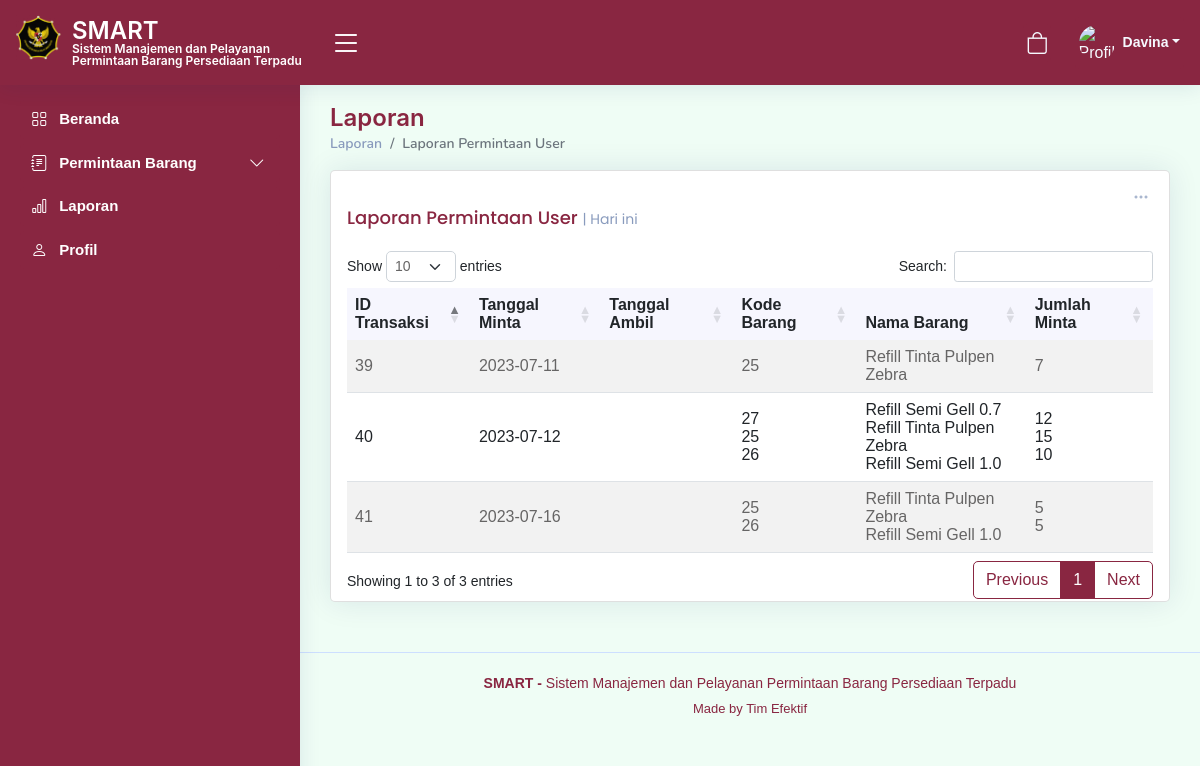
Screenshot of /laporan.php (signed in) with the database file from the repository.
### tables this page shows
CREATE TABLE `tb_order` (
  `id_transaksi` int(11) NOT NULL,
  `id_user` int(11) NOT NULL,
  `tgl_minta` date NOT NULL,
  `tgl_siap` date DEFAULT NULL,
  `status` varchar(50) NOT NULL DEFAULT 'Menunggu',
  `tgl_ambil` date DEFAULT NULL
);

### laporan.php (the view, shortened to what this page needs)
<?php
$nama_lengkap = $_SESSION['nama_lengkap'];
?>
<!DOCTYPE html>
<html lang="en">
<head>
  <link href="assets/vendor/bootstrap/css/bootstrap.min.css" rel="stylesheet">
  <link href="assets/vendor/bootstrap-icons/bootstrap-icons.css" rel="stylesheet">
  <link href="assets/vendor/boxicons/css/boxicons.min.css" rel="stylesheet">
  <link href="assets/vendor/quill/quill.snow.css" rel="stylesheet">
  <link href="assets/vendor/quill/quill.bubble.css" rel="stylesheet">
  <link href="assets/vendor/remixicon/remixicon.css" rel="stylesheet">
  <link href="assets/vendor/simple-datatables/style.css" rel="stylesheet">
  <link rel="stylesheet" href="https://cdnjs.cloudflare.com/ajax/libs/twitter-bootstrap/5.2.0/css/bootstrap.min.css">
  <link rel="stylesheet" href="https://cdn.datatables.net/1.13.4/css/dataTables.bootstrap5.min.css">
  <link href="https://cdnjs.cloudflare.com/ajax/libs/font-awesome/5.10.0/css/all.min.css" rel="stylesheet">
  <link href="https://cdn.jsdelivr.net/npm/bootstrap-icons@1.4.1/font/bootstrap-icons.css" rel="stylesheet">
  <link href="assets/css/style.css" rel="stylesheet">
  <link href="assets/css/bootstrap.min.css" rel="stylesheet">
</head>
<body>
  <header id="header" class="header fixed-top d-flex align-items-center">
    <div class="d-flex align-items-center justify-content-between">
      <a href="index.html" class="logo d-flex align-items-center">
        <img src="assets/img/logo2.png" alt="">
        <span class="htsimpan">SMART<br>
          <tb class="tbsmart">Sistem Manajemen dan Pelayanan Permintaan Barang Persediaan Terpadu</tb>
        </span>
      </a>
      <i class="bi bi-list toggle-sidebar-btn"></i>
    </div>
    <nav class="header-nav ms-auto">
      <ul class="d-flex align-items-center">
        <li class="nav-item dropdown">
          <a class="nav-link nav-icon" href="permintaanBarang.php">
            <i class="bi bi-bag"></i>
          </a>
        </li>
        <li class="nav-item dropdown pe-3">
          <a class="nav-link nav-profile d-flex align-items-center pe-0" href="#" data-bs-toggle="dropdown">
            <img src="assets/img/profile-img.jpg" alt="Profile" class="rounded-circle">
            <span class="d-none d-md-block dropdown-toggle ps-2"><?php echo $nama_lengkap; ?></span> </a>
        </li>
      </ul>
    </nav>
  </header>
  <aside id="sidebar" class="sidebar">
    <ul class="sidebar-nav" id="sidebar-nav">
      <li class="nav-item">
        <a class="nav-link " href="indexUser.php">
          <i class="bi bi-grid"></i>
          <span>Beranda</span>
        </a>
      </li>
      <li class="nav-item">
        <a class="nav-link collapsed" data-bs-target="#tables-nav" data-bs-toggle="collapse" href="#">
          <i class="bi bi-journal-text"></i><span></span>Permintaan Barang</span><i class="bi bi-chevron-down ms-auto"></i>
        </a>
      </li>
      <li class="nav-item">
        <a class="nav-link collapsed" href="laporan.php">
          <i class="bi bi-bar-chart"></i>
          <span>Laporan</span>
        </a>
      </li>
      <li class="nav-item">
        <a class="nav-link collapsed" href="profilUser.php">
          <i class="bi bi-person"></i>
          <span>Profil</span>
        </a>
      </li>
    </ul>
  </aside>
  <main id="main" class="main">
    <div class="pagetitle">
      <h1>Laporan</h1>
      <nav>
        <ol class="breadcrumb">
          <li class="breadcrumb-item"><a href="index.html">Laporan</a></li>
          <li class="breadcrumb-item active">Laporan Permintaan User</li>
        </ol>
      </nav>
    </div>
    <section class="section dashboard">
      <div class="row">
        <class="col-lg-8">
          <div class="row">
            <div class="col-12">
              <div class="card top-selling overflow-auto">
                <div class="filter">
                  <a class="icon" href="#" data-bs-toggle="dropdown"><i class="bi bi-three-dots"></i></a>
                </div>
                <div class="card-body pb-0">
                  <h5 class="card-title">Laporan Permintaan User <span>| Hari ini</span></h5>
                  <?php
                  $con = db_connect();
                  ?>
                  <table id="example" class="table table-striped" style="width:100%">
                    <thead>
                      <tr>
                        <th>ID Transaksi</th>
                        <th>Tanggal Minta</th>
                        <th>Tanggal Ambil</th>
                        <th>Kode Barang</th>
                        <th>Nama Barang</th>
                        <th>Jumlah Minta</th>
                      </tr>
                    </thead>
                    <tbody>
                      <?php
                      $query = "SELECT tb_order.id_transaksi, tb_order.tgl_minta, tb_order.tgl_ambil, tb_user.nama_lengkap,
                              GROUP_CONCAT(tb_barang.kode_barang SEPARATOR '<br>') AS kode_barang,
                              GROUP_CONCAT(tb_barang.nama SEPARATOR '<br>') AS nama_barang,
                              GROUP_CONCAT(tb_order_detail.jumlah_minta SEPARATOR '<br>') AS jumlah_minta
                              FROM tb_order
                              JOIN tb_order_detail ON tb_order.id_transaksi = tb_order_detail.id_transaksi
                              JOIN tb_barang ON tb_order_detail.id_barang = tb_barang.id_barang
                              JOIN tb_user ON tb_order.id_user = tb_user.id_user
                              GROUP BY tb_order.id_transaksi, tb_user.nama_lengkap";
                      $result = mysqli_query($con, $query);
                      while ($row = mysqli_fetch_assoc($result)) {
                        echo "<tr>";
                        echo "<td>" . $row['id_transaksi'] . "</td>";
                        echo "<td>" . $row['tgl_minta'] . "</td>";
                        echo "<td>" . $row['tgl_ambil'] . "</td>";
                        echo "<td>" . $row['kode_barang'] . "</td>";
                        echo "<td>" . $row['nama_barang'] . "</td>";
                        echo "<td>" . $row['jumlah_minta'] . "</td>";
                        echo "</tr>";
                      }
                      ?>
                    </tbody>
                  </table>
                </div>
              </div>
            </div>
          </div>
      </div>
    </section>
  </main>
  <footer id="footer" class="footer">
    <div class="copyright">
      <strong> SMART - </strong> <span>Sistem Manajemen dan Pelayanan Permintaan Barang Persediaan Terpadu</span>
    </div>
    <div class="credits">
      Made by <a>Tim Efektif</a>
    </div>
  </footer>
</body>
</html>

### assets/css/style.css (style rules this page uses)
:root { scroll-behavior: smooth; }
body { font-family: "Open Sans", sans-serif; background: #f6f9ff; color: #444444; }
a { color: #892641; text-decoration: none; }
h1, h2, h3, h4, h5, h6 { font-family: "Nunito", sans-serif; }
#main { margin-top: 60px; padding: 20px 30px; transition: all 0.3s; }
.pagetitle { margin-bottom: 10px; }
.pagetitle h1 { font-size: 24px; margin-bottom: 0; font-weight: 600; color: #892641; }
.card { margin-bottom: 30px; border: none; border-radius: 5px; box-shadow: 0px 0 30px rgba(1, 41, 112, 0.1); }
.card-title { padding: 20px 0 15px 0; font-size: 18px; font-weight: 500; color: #892641; font-family: "Poppins", sans-serif; }
.card-title span { color: #899bbd; font-size: 14px; font-weight: 400; }
.card-body { padding: 0 20px 20px 20px; }
.breadcrumb { font-size: 14px; font-family: "Nunito", sans-serif; color: #899bbd; font-weight: 600; }
.breadcrumb a { color: #899bbd; transition: 0.3s; }
.breadcrumb .breadcrumb-item::before { color: #899bbd; }
.breadcrumb .active { color: #892641; font-weight: 600; }
.logo { line-height: 1; }
@media (min-width: 1200px) { .logo { width: 300px; } }
.logo img { position: relative; top: -5px; left: -4px; max-height: 45px; margin-right: 7px; }
.logo span { font-size: 24px; font-weight: 600; color: #fff; font-family: "Inter", sans-serif; }
.header { transition: all 0.5s; z-index: 997; height: 85px; box-shadow: 0px 2px 20px rgba(1, 41, 112, 0.1); background-color: #fff; padding-left: 20px; }
.header .toggle-sidebar-btn { font-size: 32px; padding-left: 10px; cursor: pointer; color: #fff; }
.header-nav ul { list-style: none; }
.header-nav > ul { margin: 0; padding: 0; }
.header-nav .nav-link { color: #fff; transition: 0.3; background: #892641; border-radius: 4px; }
.header-nav .nav-icon { font-size: 22px; color: #f6f9ff; margin-right: 24px; position: relative; }
.header-nav .nav-profile { color: #f6f9ff; }
.header-nav .nav-profile img { max-height: 36px; max-width: 36px; }
.header-nav .nav-profile span { font-size: 14px; font-weight: 600; }
.header-nav .dropdown-toggle { padding-right: 4px; }
.sidebar { position: fixed; top: 80px; left: 0; bottom: 0; width: 300px; z-index: 996; transition: all 0.3s; padding: 20px; overflow-y: auto; scrollbar-width: thin; scrollbar-color: #aab7cf transparent; box-shadow: 0px 0px 20px rgba(1, 41, 112, 0.1); background-color: #fff; }
@media (min-width: 1200px) { #main, #footer { margin-left: 300px; } }
.sidebar-nav { padding: 0; margin: 0; list-style: none; }
.sidebar-nav li { padding: 0; margin: 0; list-style: none; }
.sidebar-nav .nav-item { margin-bottom: 5px; }
.sidebar-nav .nav-link { display: flex; align-items: center; font-size: 15px; font-weight: 600; color: #fff; transition: 0.3; background: #892641; padding: 10px 15px; border-radius: 4px; }
.sidebar-nav .nav-link i { font-size: 16px; color: #fff; padding: 0 12px 0 8px; }
.sidebar-nav .nav-link.collapsed { color: #fff; background: #892641; }
.sidebar-nav .nav-link.collapsed i { color: #fff; }
.sidebar-nav .nav-link .bi-chevron-down { margin-right: 0; transition: transform 0.2s ease-in-out; }
.dashboard .filter { position: absolute; right: 0px; top: 15px; }
.dashboard .filter .icon { color: #aab7cf; padding-right: 20px; padding-bottom: 5px; transition: 0.3s; font-size: 16px; }
.dashboard .top-selling { font-size: 14px; }
.dashboard .top-selling .table thead { background: #f6f6fe; }
.dashboard .top-selling .table thead th { border: 0; }
.dashboard .top-selling .table tbody td { vertical-align: middle; }
.footer { padding: 20px 0; font-size: 14px; transition: all 0.3s; border-top: 1px solid #cddfff; }
.footer .copyright { text-align: center; color: #892641; }
.footer .credits { padding-top: 5px; text-align: center; font-size: 13px; color: #892641; }

### laporan.php (style rules this page uses)
.header { background-color: #892641; }
.sidebar { background-color: #892641; top: 10%; }
.tbsmart { font-size: 12px; margin-bottom: 0; font-weight: 600; color: #ffffff; }

### rows the page displays
tb_order: id_transaksi "39", tgl_minta "2023-07-11", kode_barang "25", nama_barang "Refill Tinta Pulpen Zebra", jumlah_minta "7"
tb_order: id_transaksi "40", tgl_minta "2023-07-12", kode_barang "27 25 26", nama_barang "Refill Semi Gell 0.7 Refill Tinta Pulpen Zebra Refill Semi Gell 1.0", jumlah_minta "12 15 10"
tb_order: id_transaksi "41", tgl_minta "2023-07-16", kode_barang "25 26", nama_barang "Refill Tinta Pulpen Zebra Refill Semi Gell 1.0", jumlah_minta "5 5"

### other values shown
$nama_lengkap "Davina"
